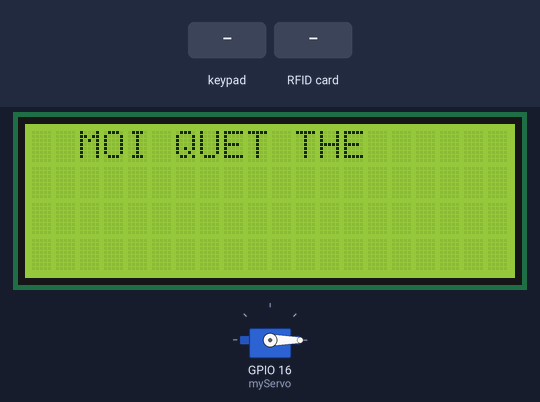
Bench run of a sketch on a simulated ESP32. Shown: servo, 20×4 character LCD. Inputs (shaded band) come from the test bench. WiFi joins after 1.5 s; servers stay silent unless stated; what the sketch prints to the serial monitor is not drawn.

Above: at 3.8 s.
3.9 s: keypad keys C 3 0 6 pressed 0.4 s apart
At 6.8 s:
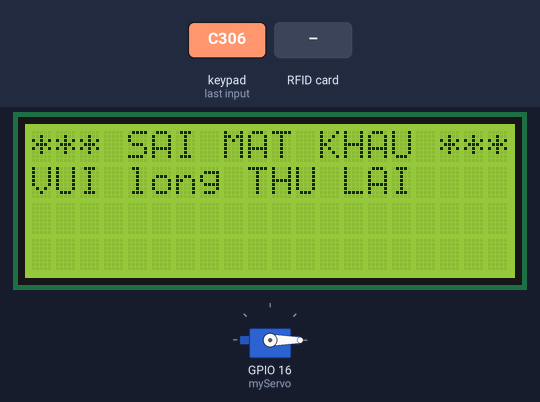
7.0 s: RFID card 5E 7A 19 C4 held to the reader
At 12.7 s:
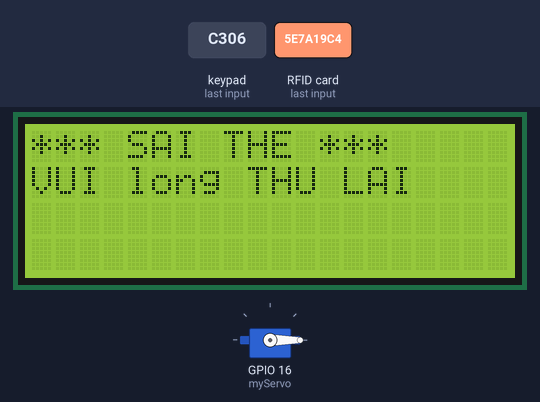
13.0 s: key 'A' pressed
16.0 s: key 'B' pressed
At 18.6 s:
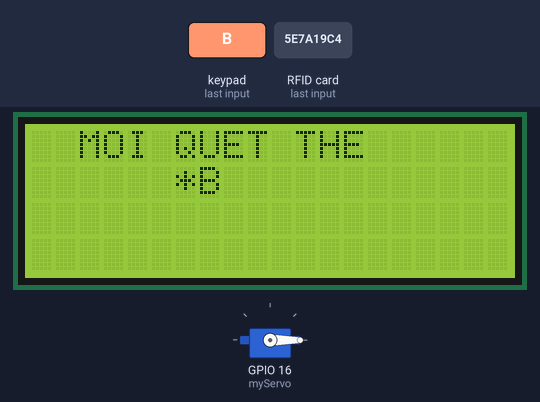
19.0 s: key '#' pressed
At 20.1 s:
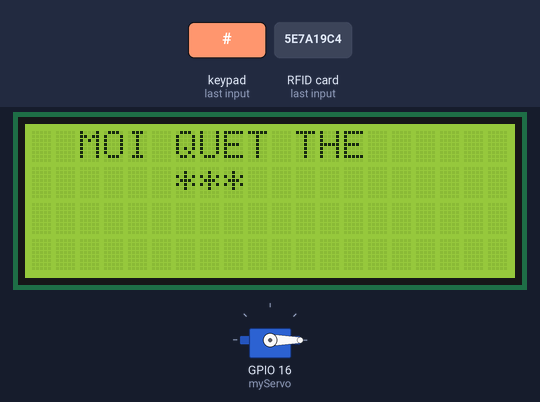
21.0 s: key 'D' pressed
At 21.4 s:
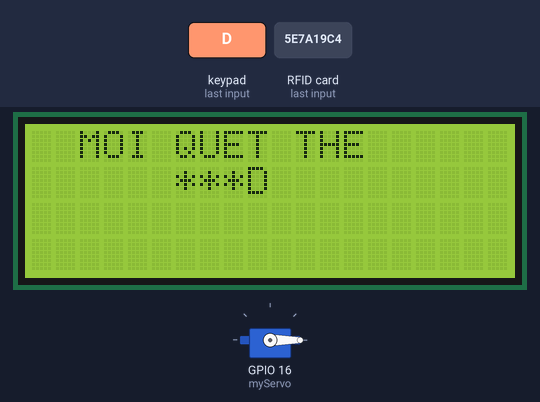
Timing chart, 0 to 24.0 s (numbered marks = the images above; inputs shaded):
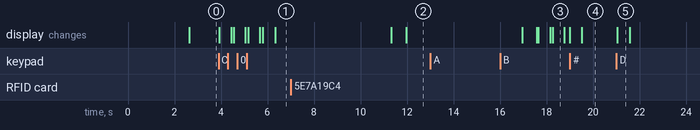

Measured:
- after the input at 3.9 s, the display: first changes at once (image 1 shows a later state)
- after the input at 7.0 s, the display: first differs from a run without the input after 5.0 s (image 2)
- after the input at 13.0 s, every drawn part: stays the same
- after the input at 16.0 s, the display: first differs from a run without the input after 2.3 s (image 3)
- after the input at 19.0 s, the display: first changes at once (image 4 shows a later state)
- after the input at 21.0 s, the display: changes at once (image 5)
- what the display in image 3 shows lasts 0.5 s, from 18.3 s to 18.8 s

The sketch:

baihthanh.ino
```cpp
/*
  Make sure your Firebase project's '.read' and '.write' rules are set to 'true'.
  Ignoring this will prevent the MCU from communicating with the database.
  For more details- https://github.com/Rupakpoddar/ESP32Firebase
*/

#include <ESP32Firebase.h>
#include <ESP32Servo.h>
#include <LiquidCrystal_I2C.h>
#include <Wire.h>
#include <SPI.h>
#include <MFRC522.h>
#include <Keypad.h>


#define _SSID "C306"          // Your WiFi SSID
#define _PASSWORD "Spkt2022"      // Your WiFi Password
#define REFERENCE_URL "https://esp32-rfid-8db3a-default-rtdb.firebaseio.com/"  // Your Firebase project reference url

Firebase firebase(REFERENCE_URL);

LiquidCrystal_I2C lcd(0x27, 20, 4);

//Servo
 Servo myServo;
 int servoPin = 2;

 //RFID
int UID[4], i,dem,mode;
#define SS_PIN 5
#define RST_PIN 27
MFRC522 mfrc522(SS_PIN, RST_PIN);
int ID1[4] = {35, 225, 115, 16};
int ID2[4] = {03, 255, 41, 246};
int ID3[4] = {135, 207, 229, 96};

// int  CB = 0;
//Keypad
const byte ROWS = 4; //four rows
const byte COLS = 4; //three columns
char MatrixKey[ROWS][COLS] =
{
   {'1', '2', '3', 'A'},
   {'4', '5', '6', 'B'},
   {'7', '8', '9', 'C'},
   {' * ', '0', '#', 'D'}
};
   byte rowPins[ROWS] = {32, 33, 25, 26};
  byte colPins[COLS] = {14, 12, 27, 2};
   Keypad Mykeys = Keypad (makeKeymap (MatrixKey), rowPins, colPins, ROWS, COLS);
   long Received_Number = 0;
   int digit1 = 0, digit2 = 0, digit3 = 0, digit4=0;
   int otp  =9999; //mk Keypad

void setup() {
   myServo.attach (16); //set chân
    Serial.begin (115200);
    Serial.println ("Dua the vao...");
    Serial.println ();
    lcd.init ();
    lcd.setCursor(0,0);
    lcd.backlight ();
    lcd.clear ();
    SPI.begin (); // Initiate SPI bus
    mfrc522.PCD_Init ();
    myServo.write (0);
  Serial.begin(115200);
  // pinMode(LED_BUILTIN, OUTPUT);
  // digitalWrite(LED_BUILTIN, LOW);
  WiFi.mode(WIFI_STA);
  WiFi.disconnect();
  delay(1000);

  // Connect to WiFi
  Serial.println();
  Serial.println();
  Serial.print("Connecting to: ");
  Serial.println(_SSID);
  WiFi.begin(_SSID, _PASSWORD);

  while (WiFi.status() != WL_CONNECTED) {
    delay(500);
    Serial.print("-");
  }

  Serial.println("");
  Serial.println("WiFi Connected");

  // Print the IP address
  Serial.print("IP Address: ");
  Serial.print("http://");
  Serial.print(WiFi.localIP());
  Serial.println("/");
  // digitalWrite(LED_BUILTIN, HIGH);

//================================================================//
//================================================================//

  // Examples of setting String, integer and float values.
  // firebase.setString("Example/setString", "It's Working");
  // firebase.setInt("Example/setInt", 123);
  // firebase.setFloat("Example/setFloat", 45.32);

  // // Examples of pushing String, integer and float values.
  // firebase.pushString("push", "Hello");
  // firebase.pushInt("push", 789);
  // firebase.pushFloat("push", 89.54);

  // // Example of getting a String.
  // String data1 = firebase.getString("Example/setString");
  // Serial.print("Received String:\t");
  // Serial.println(data1);

  // // Example of getting an int.
  // int data2 = firebase.getInt("Example/setInt");
  // Serial.print("Received Int:\t\t");
  // Serial.println(data2);

  // // Example of getting a float.
  // float data3 = firebase.getFloat("Example/setFloat");
  // Serial.print("Received Float:\t\t");
  // Serial.println(data3);

  // // Example of data deletion.
  // firebase.deleteData("Example");
}

void loop() {
  lcd.setCursor (2, 0);
      lcd.print ("MOI QUET THE ");
      char key = Mykeys.getKey ();
      if (key)
      {
         Serial.println (key);
         if (Received_Number > 9999)
         {
            lcd.setCursor (0, 0);
            lcd.print ("*** SAI THE ***");
            lcd.setCursor (0, 1);
            lcd.print ("VUI long THU LAI ");
            //wrong ();
            lcd.clear ();
            delay (5000);
            return;
            i=0;
         }
         i++;
         digit4 = digit3;
         digit3 = digit2;
         digit2 = digit1;
         digit1 = String (key) .toInt () ;
         Received_Number = digit4 * 1000 + digit3 * 100 + digit2 * 10 + digit1;
         Serial.println (Received_Number);
         if (i == 1)
         {
            lcd.setCursor (6, 1);
            lcd.print (key);
            delay (500); // Ký t? hi?n th? trên màn hình LCD trong 0.5s
            lcd.setCursor (6, 1);
            lcd.print ("*"); // Ký t? du?c thay b?i d?u *
         }
         if (i == 2)
         {
            lcd.setCursor (7, 1);
            lcd.print (key);
            delay (500);
            lcd.setCursor (7, 1);
            lcd.print ("*");
         }
         if (i == 3)
         {

            lcd.setCursor (8, 1);
            lcd.print (key);
            delay (500);
            lcd.setCursor (8, 1);
            lcd.print ("*");
         }
         if (i == 4)
         {
            lcd.setCursor (9, 1);
            lcd.print (key);
            delay (500);
            lcd.setCursor (9, 1);
            lcd.print ("*");
         }
      }
      if (i == 4)
      {

         if (otp == Received_Number)
         {
            Serial.println ("DUNG THE");
            Serial.println ();
            lcd.setCursor (0, 0);
            lcd.print ("*** MO CUA ***");
            lcd.setCursor (0, 1);
            lcd.print ("*** XIN CAM ON ***");
            //right ();
            i = 0;
            myServo.write (90);

            delay (5000); // Th?i gian m? c?a
            myServo.write (0);
            lcd.clear ();
             firebase.setString("RFID/ten", "");
            firebase.setString("RFID/UID", "");
            firebase.setString("RFID/nhap mk", "ĐÚNG-MẬT-KHẨU");
            firebase.setString("RFID/quetthe", "");
            return;
         }
         else
         {

            lcd.setCursor (0, 0);
            lcd.print ("*** SAI MAT KHAU ***");
            lcd.setCursor (0, 1);
            lcd.print ("VUI long THU LAI ");

            //wrong ();
            delay (5000);
            lcd.clear ();
            firebase.setString("RFID/ten", "");
            firebase.setString("RFID/UID", "");
            firebase.setString("RFID/nhap mk", "SAI-MẬT-KHẨU");
            firebase.setString("RFID/quetthe", "");
         }
         i = 0;
      }

      if ( ! mfrc522.PICC_IsNewCardPresent ())
      {
         return;
      }
      // Select one of the cards
      if ( ! mfrc522.PICC_ReadCardSerial ())
      {
         return;
      }
      //Show UID on serial monitor
      Serial.print ("UID cua the: ");

      for (byte i = 0; i < mfrc522.uid.size; i++)
      {
         Serial.print (mfrc522.uid.uidByte[i] < 0x10 ? " 0" : " ");
         UID[i] = mfrc522.uid.uidByte[i];
         Serial.print (UID[i]);
      }
      Serial.println ();
      Serial.print ("Message : ");
      if (UID[i] == ID1[i]||UID[i] == ID2[i]||UID[i] == ID3[i]) // dán ID c?a th? v?a d?c du?c t? tru?c
      {
        if (UID[i] == ID1[i])
      {
            dem = 0;
         Serial.println ("DUNG THE");
         Serial.println ();
         lcd.setCursor (0, 0);
         lcd.print ("*** XIN CHAO ***");
         lcd.setCursor (0, 1);
         lcd.print ("*** ANH KHOA ***");
         //right ();


         myServo.write (90);
         delay (5000); // Th?i gian m? c?a
         myServo.write (0);
         lcd.clear ();
      }
        if (UID[i] == ID2[i])
      {
            dem = 0;
         Serial.println ("DUNG THE");
         Serial.println ();
         lcd.setCursor (0, 0);
         lcd.print ("*** XIN CHAO ***");
         lcd.setCursor (0, 1);
         lcd.print ("*** KHANH HUNG ***");
         //right ();


         myServo.write (90);
         delay (5000); // Th?i gian m? c?a
         myServo.write (0);
         lcd.clear ();
      }
      if (UID[i] == ID3[i])
      {
            dem = 0;
         Serial.println ("DUNG THE");
         Serial.println ();
         lcd.setCursor (0, 0);
         lcd.print ("*** XIN CHAO ***");
         lcd.setCursor (0, 1);
         lcd.print ("** THE HOANG **");
         //right ();
         myServo.write (90);
         delay (5000); // Th?i gian m? c?a
         myServo.write (0);
         lcd.clear ();
      }
      }

      else
      {
         dem ++;
         Serial.print ("BIEN DEM: ");
         Serial.println (dem);
         Serial.println ("SAI THE");
         Serial.println ();
         if (dem == 3)
         {
            // t?t dèn led


            delay (1000);
            mode = 1; delay (1000); mode = 0; dem = 0;
         }
         lcd.setCursor (0, 0);
         lcd.print ("*** SAI THE ***");
         lcd.setCursor (0, 1);
         lcd.print ("VUI long THU LAI ");
         //wrong ();
         delay (5000);
         lcd.clear ();
      }


      if (UID[i] == ID1[i]){
          firebase.setString("RFID/ten", "ANH-KHOA");
          firebase.setString("RFID/UID", "35-225-115-16");
          firebase.setString("RFID/nhap mk", "");
          firebase.setString("RFID/quetthe", "");
          }
      else if(UID[i] == ID2[i])
          { firebase.setString("RFID/ten", "KHANH-HUNG");
            firebase.setString("RFID/nhap mk", "");
            firebase.setString("RFID/UID", "03-255-41-246");
            firebase.setString("RFID/quetthe", "");
          }
      else if(UID[i] == ID3[i])
          { firebase.setString("RFID/ten", "THẾ-HOÀNG");
            firebase.setString("RFID/nhap mk", "");
            firebase.setString("RFID/UID", "135-207-229-96");
            firebase.setString("RFID/quetthe", "");
          }
       else  { firebase.setString("RFID/ten", "");
            firebase.setString("RFID/nhap mk", "");
            firebase.setString("RFID/UID", "");
            firebase.setString("RFID/quetthe", "SAI-THẺ");
          }


      // firebase.pushString("push", "Hello");
      // firebase.pushInt("push", 789);
      // firebase.pushFloat("push", 89.54);

      // Examples of setting String, integer and float values.
  // firebase.setString("RFID/ten", "Khoa ngu");
  // firebase.setInt("RFID/UID", 52 220 128 255);
  //firebase.setFloat("Example/setFloat", 45.32);
}
```
